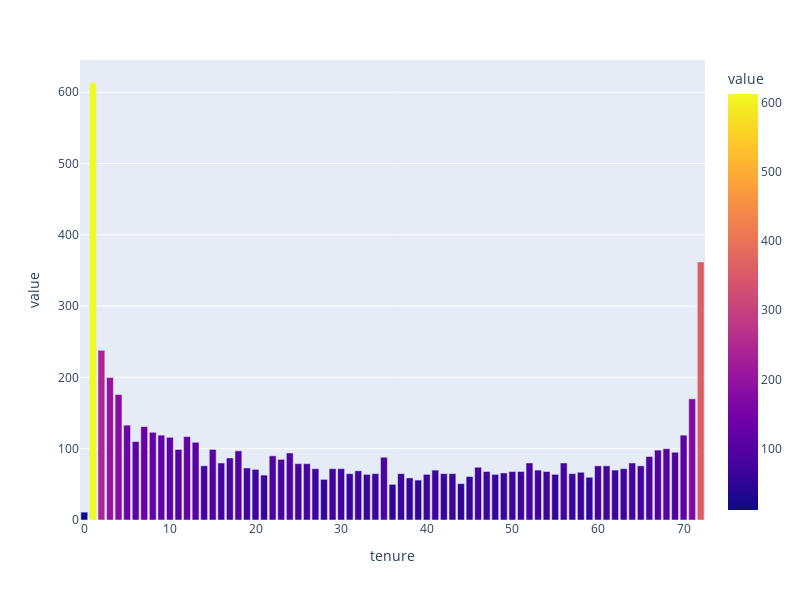

Here is the notebook cell this chart was saved with:
### Markdown cell above
## Bar

### Code cell
column_counts = original_df['tenure'].value_counts().reset_index()
column_counts.columns = ['tenure', 'value']

bar_plot_plotly(df=column_counts, x='tenure', y='value', hue='value')

### Figure 1 — Plotly figure (JSON) as saved in the notebook; plotly's stock layout.template omitted (floating-point values rounded to 4 significant figures)
{"data": [{"alignmentgroup": "True", "hovertemplate": "tenure=%{x}<br>value=%{marker.color}<extra></extra>", "legendgroup": "", "marker": {"color": [613, 362, 238, 200, 176, 170, 133, 131, 123, 119, 119, 117, 116, 110, 109, 100, 99, 99, 98, 97, 95, 94, 90, 89, 88, 87, 85, 80, 80, 80, 80, 79, 79, 76, 76, 76, 76, 74, 73, 72, 72, 72, 72, 71, 70, 70, 70, 69, 68, 68, 68, 68, 67, 66, 65, 65, 65, 65, 65, 65, 64, 64, 64, 64, 63, 61, 60, 59, 57, 56, 51, 50, 11], "coloraxis": "coloraxis", "pattern": {"shape": ""}}, "name": "", "offsetgroup": "", "orientation": "v", "showlegend": false, "textposition": "auto", "texttemplate": "%{y}", "type": "bar", "x": [1, 72, 2, 3, 4, 71, 5, 7, 8, 70, 9, 12, 10, 6, 13, 68, 11, 15, 67, 18, 69, 24, 22, 66, 35, 17, 23, 16, 64, 56, 52, 26, 25, 61, 14, 65, 60, 46, 19, 29, 27, 30, 63, 20, 53, 62, 41, 32, 50, 47, 51, 54, 58, 49, 57, 31, 43, 37, 42, 34, 33, 55, 48, 40, 21, 45, 59, 38, 28, 39, 44, 36, 0], "xaxis": "x", "y": [613, 362, 238, 200, 176, 170, 133, 131, 123, 119, 119, 117, 116, 110, 109, 100, 99, 99, 98, 97, 95, 94, 90, 89, 88, 87, 85, 80, 80, 80, 80, 79, 79, 76, 76, 76, 76, 74, 73, 72, 72, 72, 72, 71, 70, 70, 70, 69, 68, 68, 68, 68, 67, 66, 65, 65, 65, 65, 65, 65, 64, 64, 64, 64, 63, 61, 60, 59, 57, 56, 51, 50, 11], "yaxis": "y"}], "layout": {"barmode": "group", "coloraxis": {"colorbar": {"title": {"text": "value"}}, "colorscale": [[0, "#0d0887"], [0.1111, "#46039f"], [0.2222, "#7201a8"], [0.3333, "#9c179e"], [0.4444, "#bd3786"], [0.5556, "#d8576b"], [0.6667, "#ed7953"], [0.7778, "#fb9f3a"], [0.8889, "#fdca26"], [1, "#f0f921"]]}, "height": 600, "legend": {"title": {"text": "value"}, "tracegroupgap": 0}, "margin": {"t": 60}, "width": 800, "xaxis": {"anchor": "y", "domain": [0, 1], "title": {"text": "tenure"}}, "yaxis": {"anchor": "x", "domain": [0, 1], "title": {"text": "value"}}}}
